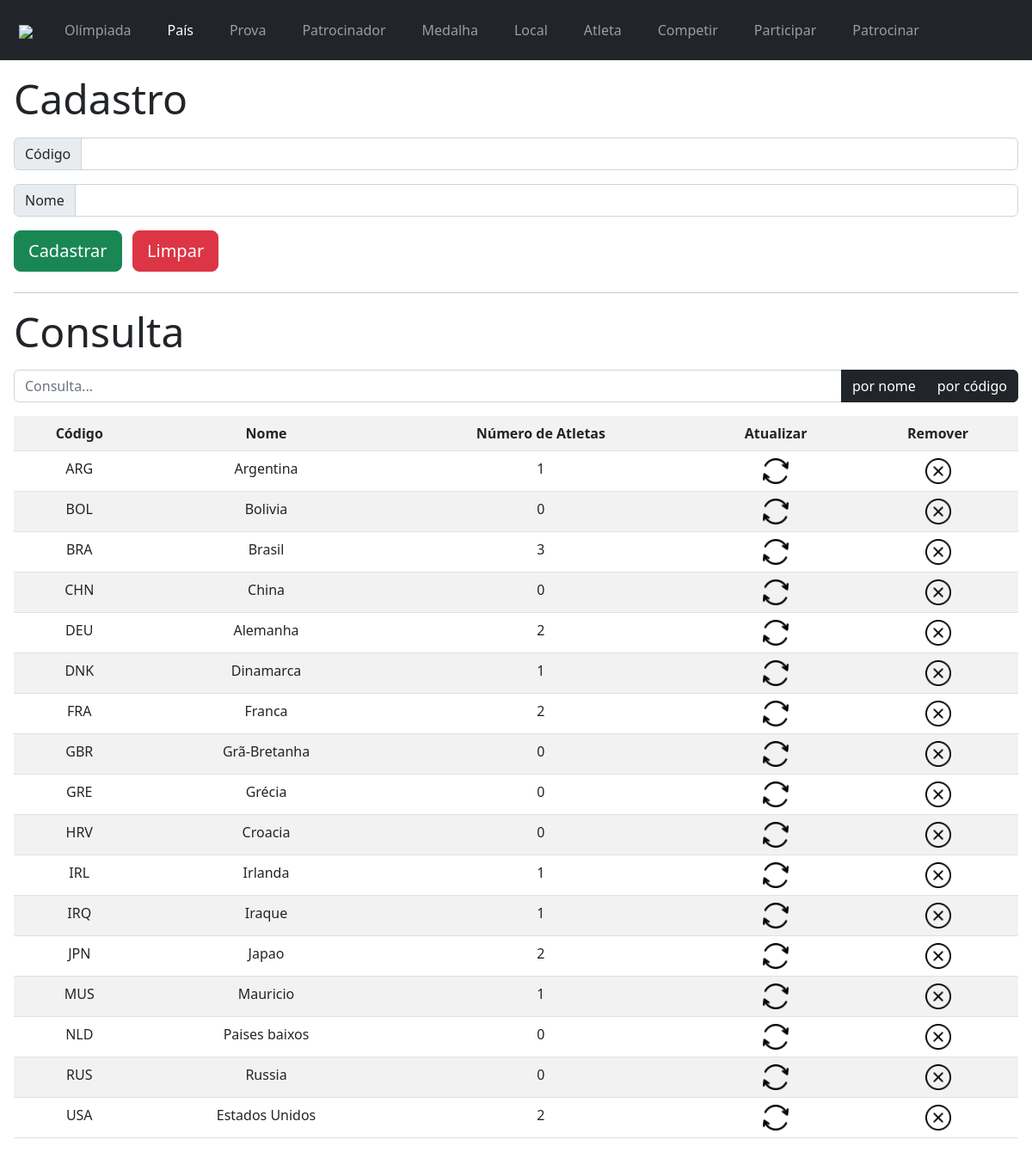
/pais/pais.php, run on the app's committed database.
### tables this page shows
CREATE TABLE `pais` (
  `nome` varchar(30) NOT NULL,
  `numeroAtletas` int(11) NOT NULL DEFAULT 0,
  `codigo` varchar(3) NOT NULL
);

### pais/bd/consulta.php (the view, shortened to what this page needs)
<?php
$conexao = mysqli_connect("localhost", "root", "", "olimpiada");
$comando = "SELECT * FROM pais";
$resultado = mysqli_query($conexao, $comando);
echo "<tr>
        <th> Código </th>
        <th> Nome </th>
        <th> Número de Atletas </th>
        <th> Atualizar </th>
        <th> Remover </th>
      </tr>";
while ($tupla = mysqli_fetch_assoc($resultado)) {
    echo "<tr>
          <td class='alinhar'> " . $tupla['codigo'] . " </td> <td class='alinhar'> " . $tupla['nome'] . " </td> <td class='alinhar'> " . $tupla['numeroAtletas'] . " </td>
          <td> <a href='bd/atualizacao.php?codigoAt=" . $tupla['codigo'] . "'><img src='../img/refresh.png' width='30px' style='display: block; margin: auto;'></a>
          </td> <td> <a href='bd/remocao.php?codigoRe=" . $tupla['codigo'] . "'><img src='../img/remove.png' width='30px' style='display: block; margin: auto;'></a> </td>
          </tr>";
}

### pais/pais.php (style rules this page uses)
th { text-align: center; vertical-align: middle, }
td.alinhar { text-align: center; vertical-align: middle, }

### data on the page
pais: codigo "ARG", nome "Argentina", numeroAtletas "1"
pais: codigo "BOL", nome "Bolivia", numeroAtletas "0"
pais: codigo "BRA", nome "Brasil", numeroAtletas "3"
pais: codigo "CHN", nome "China", numeroAtletas "0"
pais: codigo "DEU", nome "Alemanha", numeroAtletas "2"
pais: codigo "DNK", nome "Dinamarca", numeroAtletas "1"
pais: codigo "FRA", nome "Franca", numeroAtletas "2"
pais: codigo "GBR", nome "Grã-Bretanha", numeroAtletas "0"
pais: codigo "GRE", nome "Grécia", numeroAtletas "0"
pais: codigo "HRV", nome "Croacia", numeroAtletas "0"
pais: codigo "IRL", nome "Irlanda", numeroAtletas "1"
pais: codigo "IRQ", nome "Iraque", numeroAtletas "1"
pais: codigo "JPN", nome "Japao", numeroAtletas "2"
pais: codigo "MUS", nome "Mauricio", numeroAtletas "1"
pais: codigo "NLD", nome "Paises baixos", numeroAtletas "0"
pais: codigo "RUS", nome "Russia", numeroAtletas "0"
pais: codigo "USA", nome "Estados Unidos", numeroAtletas "2"
